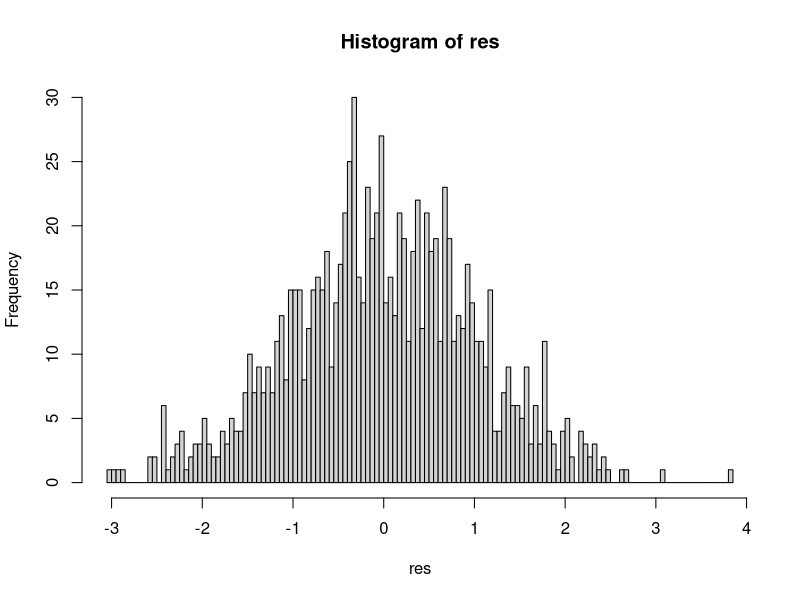

Reproduce this figure in R.
## ---- chunk 1
set.seed(1)
res <- rnorm(n=1000,mean=0,sd=1)
hist(res,breaks = 100)
